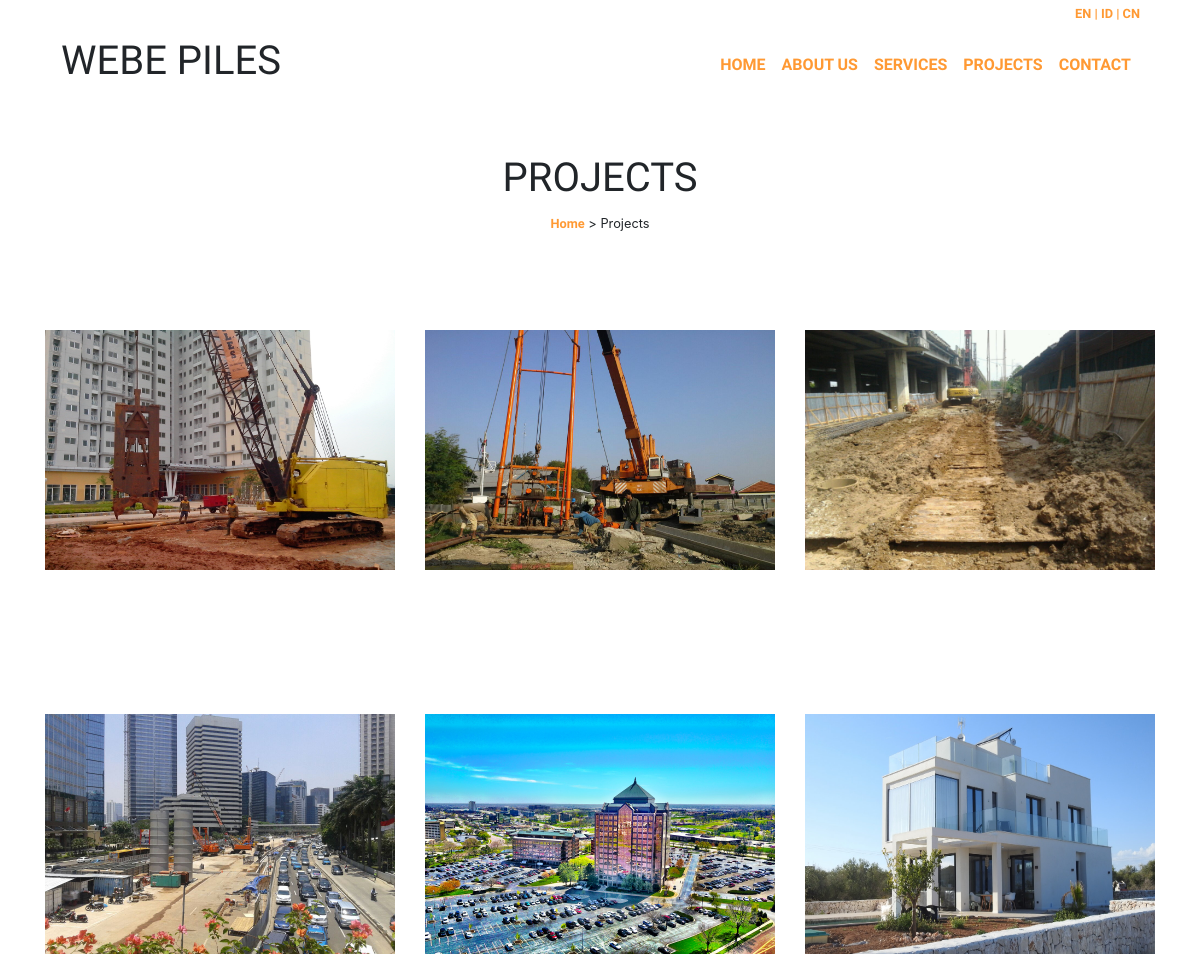
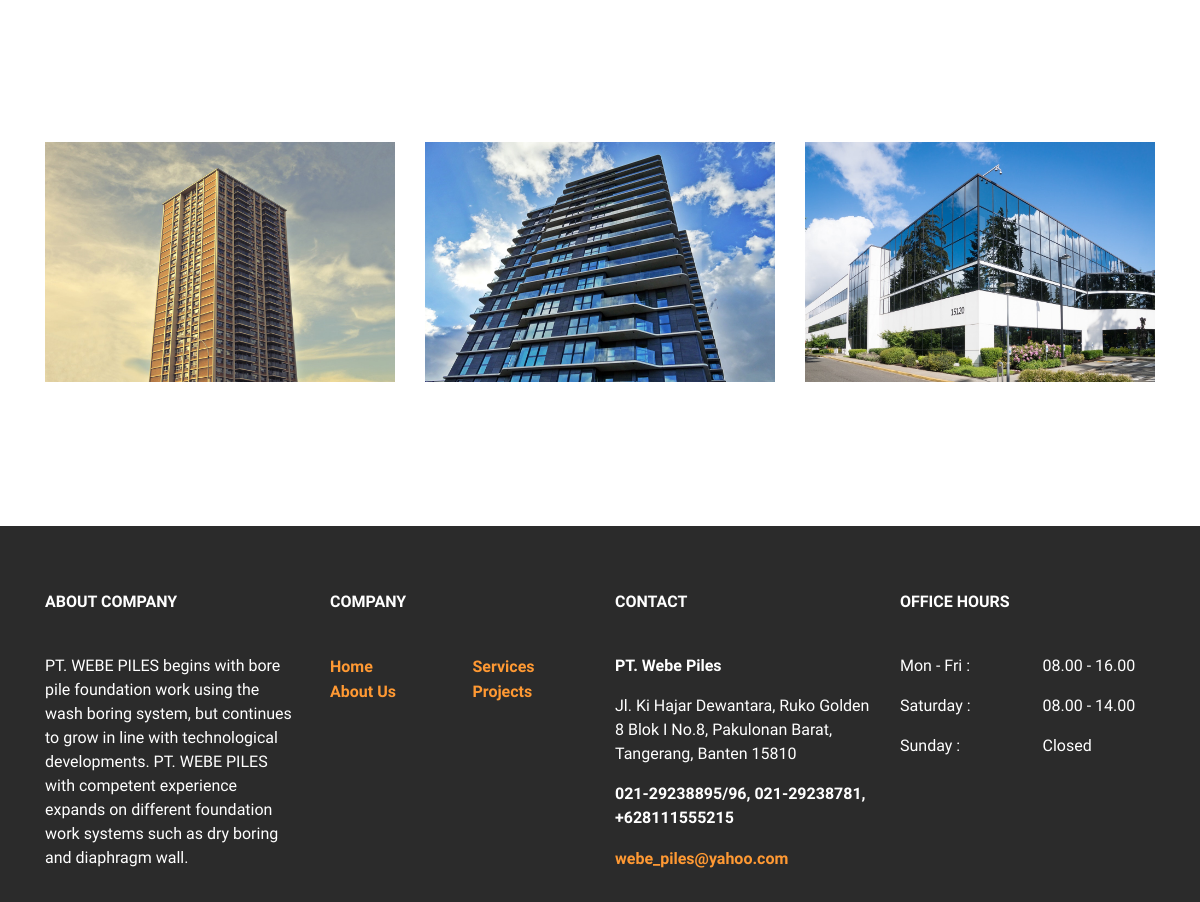
The app's page /projects.php with its own data (2 pictures, top to bottom).
### tables this page shows
CREATE TABLE `proyek` (
  `id_proyek` int(11) NOT NULL,
  `gambar_proyek` varchar(200) NOT NULL,
  `nama_proyek` varchar(100) DEFAULT NULL,
  `lokasi_proyek` varchar(50) DEFAULT NULL,
  `bahasa_proyek` varchar(2) DEFAULT NULL
);

CREATE TABLE `kontak` (
  `id_kontak` int(11) NOT NULL,
  `alamat` text NOT NULL,
  `telepon` varchar(100) NOT NULL,
  `email` varchar(50) NOT NULL
);

### projects.php (the view, shortened to what this page needs)
<!doctype html>
<html lang="en">
  <?php include ('fungsi/koneksi.php'); ?>
  <head>
  </head>
  <body>
    <div class="container-fluid sticky-top menu">
        <div class="container">
        </div>
    </div>
    <div class="container">
    	<div class="row text-center">
            <div class="col">
                <h1 class="mt-5" style="text-transform: uppercase;">Projects</h1>
                <small>
                    <a href="home.php">Home</a> > Projects
                </small>
            </div>
        </div>
        <div class="row my-5">
            <?php
                $proyek = "SELECT * FROM proyek WHERE bahasa_proyek = 'en' ORDER BY id_proyek DESC";
                $hasil_proyek = mysqli_query($koneksi, $proyek);
                $i = 0;
                while ($row_proyek = mysqli_fetch_array($hasil_proyek, MYSQLI_ASSOC)) {
            ?>
            <div class="col-md-4 py-5">
                <div class="container position-relative d-inline-block p-0">
                    <img class="img-fluid" style="width: 100%; height: 240px;" src="<?php echo $row_proyek['gambar_proyek']; ?>">
                </div>
            </div>
            <?php
              $i++;
              if ($i % 3 == 0) {
                echo '</div><div class="row my-5">';
              }
            ?>
            <?php } ?>
        </div>
    </div>
    <?php include ('footer.php') ?>
  </body>
</html>

### footer.php
<?php include ('fungsi/koneksi.php'); ?>
<footer class="container-fluid py-3 mt-5">
	<div class="container">
		<div class="row mt-5">
			<div class="col-md-3">
				<p class="text-uppercase font-weight-bold">About Company</p>
				<br>
				<p>PT. WEBE PILES begins with bore pile foundation work using the wash boring system, but continues to grow in line with technological developments. PT. WEBE PILES with competent experience expands on different foundation work systems such as dry boring and diaphragm wall.</p>
			</div>
			<div class="col-md-3">
				<p class="text-uppercase font-weight-bold">Company</p>
				<br>
				<div class="row">
					<div class="col-md-6">
						<a href="index.php">Home</a><br>
						<a href="about-us.php">About Us</a>
					</div>
					<div class="col-md-6">
						<a href="services.php">Services</a><br>
						<a href="projects.php">Projects</a>
					</div>
				</div>
			</div>
			<div class="col-md-3">
				<p class="text-uppercase font-weight-bold">Contact</p>
				<br>
				<?php
                    $kontak = "SELECT * FROM kontak";
                    $hasil_kontak = mysqli_query($koneksi, $kontak);
                    while ($row_kontak = mysqli_fetch_array($hasil_kontak, MYSQLI_ASSOC)) {
                ?>
				<div class="row">
					<div class="col">
						<p>
					        <strong>PT. Webe Piles</strong><br>
					        <?php echo $row_kontak['alamat']; ?>
				        </p>
				        <p class="font-weight-bold"><?php echo $row_kontak['telepon']; ?></p>
				        <a href="#"><?php echo $row_kontak['email']; ?></a>
					</div>
				</div>
				<?php } ?>
			</div>
			<div class="col-md-3">
				<p class="text-uppercase font-weight-bold">Office Hours</p>
				<br>
				<div class="row">
					<div class="col-6">
						<p>Mon - Fri :</p>
						<p>Saturday :</p>
						<p>Sunday :</p>
					</div>
					<div class="col-6">
						<p>08.00 - 16.00</p>
						<p>08.00 - 14.00</p>
						<p>Closed</p>
					</div>
				</div>
			</div>
		</div>
	</div>
</footer>

### style.css (style rules this page uses)
h1, h2, h3 { font-family: 'Oswald', sans-serif; }
h4, p, a, address { font-family: 'Raleway', sans-serif; }
a { font-weight: bold; color: #ff9933; }
.menu { background-color: #fff; }
footer { background-color: #2b2b2b; }
footer p { color: #fff; }

### records on screen
proyek: gambar_proyek (picture)
proyek: gambar_proyek (picture)
proyek: gambar_proyek (picture)
proyek: gambar_proyek (picture)
proyek: gambar_proyek (picture)
proyek: gambar_proyek (picture)
proyek: gambar_proyek (picture)
proyek: gambar_proyek (picture)
proyek: gambar_proyek (picture)
kontak: alamat "Jl. Ki Hajar Dewantara, Ruko Golden 8 Blok I No.8, Pakulonan Barat, Tangerang, Banten 15810", telepon "021-29238895/96, 021-29238781, +628111555215", email "webe_piles@yahoo.com"
